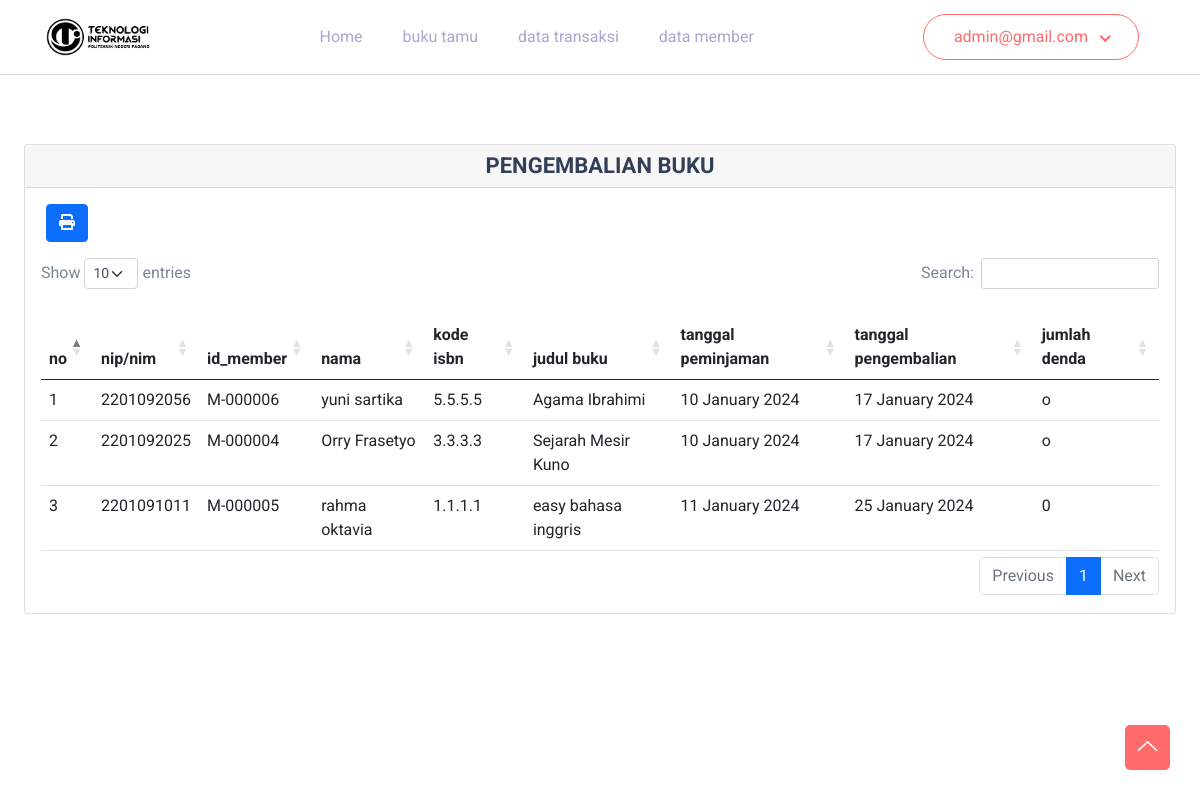
Page /index.php?page=pengembalian (signed in) on the committed database.
### tables this page shows
CREATE TABLE `pengembalian` (
  `id` int(11) NOT NULL,
  `nim` varchar(15) NOT NULL,
  `id_member` varchar(15) NOT NULL,
  `nama` varchar(100) NOT NULL,
  `isbn` varchar(15) NOT NULL,
  `judul` varchar(100) NOT NULL,
  `tgl_pinjam` varchar(25) NOT NULL,
  `tgl_kembali` varchar(25) NOT NULL,
  `denda` varchar(64) NOT NULL
);

### pengembalian.php (the view, shortened to what this page needs)
<link rel="stylesheet" href="https://cdnjs.cloudflare.com/ajax/libs/font-awesome/6.0.0/css/all.min.css">
<link rel="stylesheet" href="https://unpkg.com/feather-icons/dist/feather.min.css">
<link rel="stylesheet" href="https://cdn.datatables.net/1.13.7/css/dataTables.bootstrap5.min.css">
<?php
include 'koneksi.php';
?>
 <div class="p-4 active-main-content" id="main-content">
        <div class="row">
            <div class="col-sm-12">
                <div class="card custom-card">
                    <div class="card-header">
                        <div class="text-center">
                            <h4>PENGEMBALIAN BUKU</h4>
                        </div>
                    </div>
                    <div class="card-body">
                        <div class="row mb-3">
                            <div class="col-sm-6">
                                    <a href="http://localhost/kelompok1perpus/cetakpengembalian.php" class="btn btn-primary text-light ms-2" style="margin-left: 5px;">
                                        <i class="fas fa-print"></i>
                                    </a>
                            </div>
                        </div>
                        <div class="table-responsive">
                            <table class="table table-data-buku_tamu" id="example">
                                <thead>
                                    <tr>
                                    <th scope="col">no</th>
                              <th scope="col">nip/nim</th>
                              <th scope="col">id_member</th>
                              <th scope="col">nama</th>
                              <th scope="col">kode isbn</th>
                              <th scope="col">judul buku</th>
                              <th scope="col">tanggal peminjaman</th>
                              <th scope="col">tanggal pengembalian</th>
                              <th scope="col">jumlah denda</th>
                                    </tr>
                                </thead>
                                <tbody>
                                   <?php
                                    $nomor = 1;
                                    $query = mysqli_query($db, "SELECT * FROM pengembalian");
                                    while ($row = mysqli_fetch_array($query)) : ?>
                                      <tr>
                                        <td><?= $nomor++ ?></td>
                                        <td><?= $row['nim']?></td>
                                        <td><?= $row['id_member']?></td>
                                        <td><?= $row['nama'] ?></td>
                                        <td><?= $row['isbn'] ?></td>
                                        <td><?= $row['judul'] ?></td>
                                        <td><?= $row['tgl_pinjam'] ?></td>
                                        <td><?= $row['tgl_kembali'] ?></td>
                                        <td><?= $row['denda'] ?></td>
                                      </tr>
                                    <?php endwhile; ?>
                                </tbody>
                            </table>
                        </div>
                        </div>
                    </div>
                </div>
            </div>
        </div>

### assets/css/style.css (style rules this page uses)
html { scroll-behavior: smooth; }
body { font-family: "Roboto", sans-serif; font-weight: normal; font-style: normal; color: #7C869A; }
* { margin: 0; padding: 0; box-sizing: border-box; }
i, span, a { display: inline-block; text-decoration: none; }
a { transition: all 0.3s ease-out 0s; color: #FF6B6B; }
h1, h2, h3, h4, h5, h6 { font-family: "Roboto", sans-serif; font-weight: 700; color: #333F57; margin: 0px; }
h4 { font-size: 22px; }

### pengembalian.php (style rules this page uses)
.card.custom-card { background-color: #ffffff; }
#main-content { margin-top: 120px; padding: 20px; }

### rows in the picture
pengembalian: nim "2201092056", id_member "M-000006", nama "yuni sartika", isbn "5.5.5.5", judul "Agama Ibrahimi", tgl_pinjam "10 January 2024", tgl_kembali "17 January 2024", denda "o"
pengembalian: nim "2201092025", id_member "M-000004", nama "Orry Frasetyo", isbn "3.3.3.3", judul "Sejarah Mesir Kuno", tgl_pinjam "10 January 2024", tgl_kembali "17 January 2024", denda "o"
pengembalian: nim "2201091011", id_member "M-000005", nama "rahma oktavia", isbn "1.1.1.1", judul "easy bahasa inggris", tgl_pinjam "11 January 2024", tgl_kembali "25 January 2024", denda "0"

### other values in the picture
$_SESSION['email'] "admin@gmail.com"
